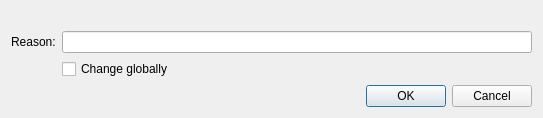
<?xml version="1.0" encoding="UTF-8"?>
<ui version="4.0">
 <class>AdvancedPermChangeDialog</class>
 <widget class="QDialog" name="AdvancedPermChangeDialog">
  <property name="geometry">
   <rect>
    <x>0</x>
    <y>0</y>
    <width>543</width>
    <height>114</height>
   </rect>
  </property>
  <property name="windowTitle">
   <string>Permission change</string>
  </property>
  <layout class="QVBoxLayout" name="verticalLayout">
   <item>
    <widget class="QLabel" name="NameLabel_">
     <property name="text">
      <string/>
     </property>
    </widget>
   </item>
   <item>
    <layout class="QFormLayout" name="formLayout">
     <item row="0" column="0">
      <widget class="QLabel" name="label">
       <property name="text">
        <string>Reason:</string>
       </property>
      </widget>
     </item>
     <item row="0" column="1">
      <widget class="QLineEdit" name="Reason_"/>
     </item>
     <item row="1" column="1">
      <widget class="QCheckBox" name="ChangeGlobally_">
       <property name="toolTip">
        <string>Change the permission in all multichat rooms where you have the corresponding ability.</string>
       </property>
       <property name="text">
        <string>Change globally</string>
       </property>
      </widget>
     </item>
    </layout>
   </item>
   <item>
    <widget class="QDialogButtonBox" name="buttonBox">
     <property name="orientation">
      <enum>Qt::Horizontal</enum>
     </property>
     <property name="standardButtons">
      <set>QDialogButtonBox::Cancel|QDialogButtonBox::Ok</set>
     </property>
    </widget>
   </item>
  </layout>
 </widget>
 <resources/>
 <connections>
  <connection>
   <sender>buttonBox</sender>
   <signal>accepted()</signal>
   <receiver>AdvancedPermChangeDialog</receiver>
   <slot>accept()</slot>
   <hints>
    <hint type="sourcelabel">
     <x>248</x>
     <y>254</y>
    </hint>
    <hint type="destinationlabel">
     <x>157</x>
     <y>274</y>
    </hint>
   </hints>
  </connection>
  <connection>
   <sender>buttonBox</sender>
   <signal>rejected()</signal>
   <receiver>AdvancedPermChangeDialog</receiver>
   <slot>reject()</slot>
   <hints>
    <hint type="sourcelabel">
     <x>316</x>
     <y>260</y>
    </hint>
    <hint type="destinationlabel">
     <x>286</x>
     <y>274</y>
    </hint>
   </hints>
  </connection>
 </connections>
</ui>
